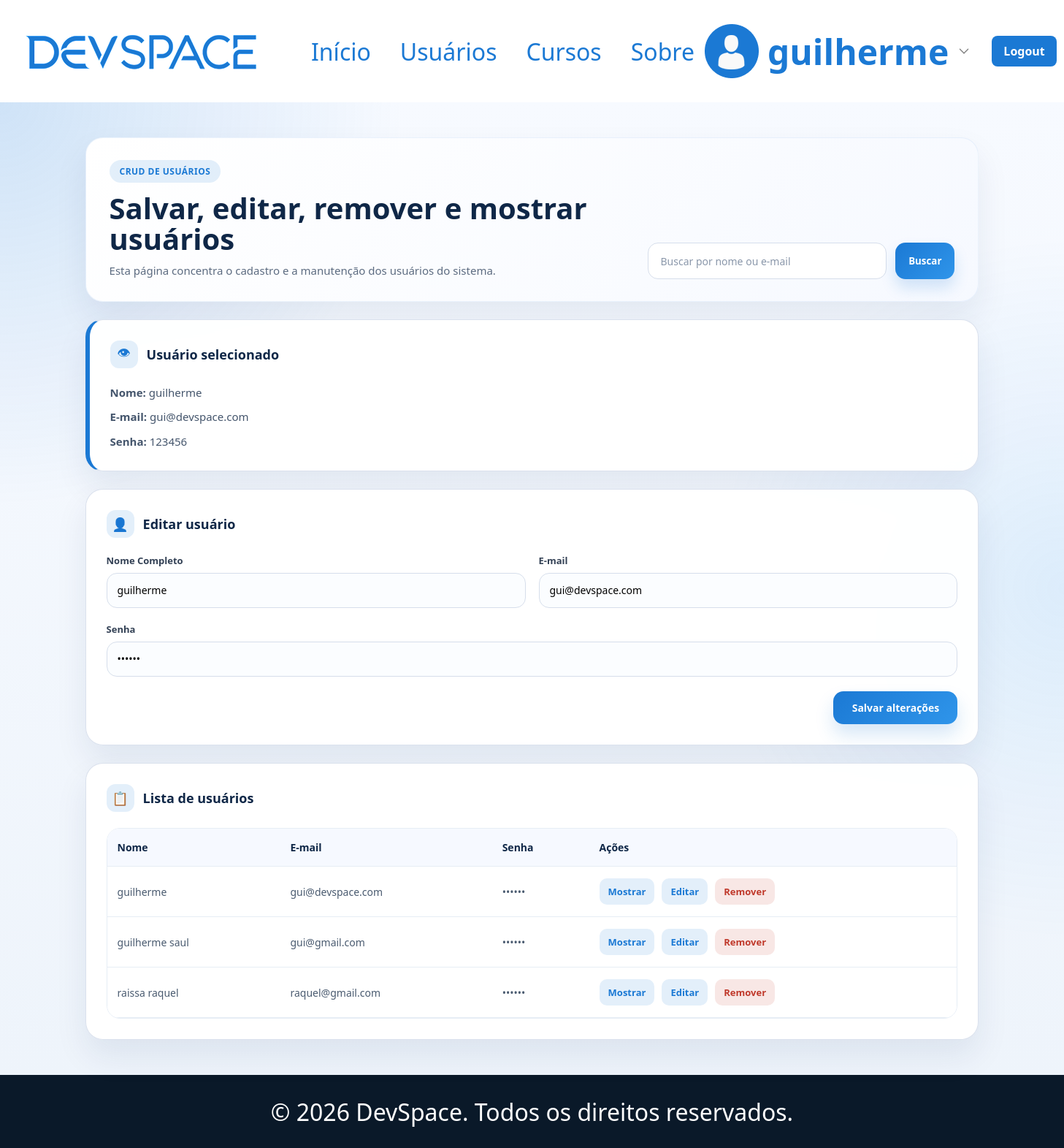
Page /user/editar/gui@devspace.com (signed in) on the committed database.
### tables this page shows
CREATE TABLE usuarios (
                id INTEGER PRIMARY KEY AUTOINCREMENT,
                nome TEXT NOT NULL,
                email TEXT NOT NULL UNIQUE,
                senha TEXT NOT NULL
            );

### app.py (the view, shortened to what this page needs)
@app.route('/user/editar/<email_usuario>', methods=['GET', 'POST'])
@login_requerido
def editar_usuario(email_usuario):
    usuario = usuario_da_query()
    email_usuario = email_usuario.strip().lower()
    registro = buscar_usuario_por_email(email_usuario)
    if not registro:
        flash('Usuário não encontrado.')
        return redirect(url_for('user_page'))
    return render_template(
        'user.html',
        usuario=usuario,
        buscar=request.args.get('buscar', '').strip(),
        ordem='nome',
        usuarios_filtrados=listar_usuarios(request.args.get('buscar', '')),
        usuario_selecionado=registro,
        email_selecionado=email_usuario,
        usuario_edicao=registro,
        erro_usuario=''
    )

### app.py (called while the page is built)
def login_requerido(f):
    @wraps(f)
    def verificar(*args, **kwargs):
        if not session.get('usuario'):
            flash('você precisa estar logado para acessar essa página.')
            return redirect(url_for('login'))
        return f(*args, **kwargs)
    return verificar

def usuario_da_query():
    usuario = session.get('usuario')
    if usuario:
        return usuario
    return {'nome': 'Visitante', 'email': ''}

### db.py (called while the page is built)
def conectar_banco():
    conexao = sqlite3.connect(CAMINHO_BANCO)
    conexao.row_factory = sqlite3.Row
    return conexao

def registro_para_usuario(registro):
    if registro is None:
        return None
    return {
        'nome': registro['nome'],
        'email': registro['email'],
        'senha': registro['senha']
    }

def buscar_usuario_por_email(email):
    with conectar_banco() as conexao:
        registro = conexao.execute(
            'SELECT nome, email, senha FROM usuarios WHERE lower(email) = lower(?)',
            (email,)
        ).fetchone()
    return registro_para_usuario(registro)

def listar_usuarios(filtro=''):
    termo = filtro.strip().lower()
    with conectar_banco() as conexao:
        if termo:
            registros = conexao.execute(
                '''
                SELECT nome, email, senha
                FROM usuarios
                WHERE lower(nome) LIKE ? OR lower(email) LIKE ?
                ORDER BY lower(nome)
                ''',
                (f'%{termo}%', f'%{termo}%')
            ).fetchall()
        else:
            registros = conexao.execute(
                'SELECT nome, email, senha FROM usuarios ORDER BY lower(nome)'
            ).fetchall()
    return [registro_para_usuario(registro) for registro in registros]

### templates/user.html (shortened to what this page needs)
{% extends "base.html" %}  {% block css %}
<link rel="stylesheet" href="{{url_for('static', filename='css/user.css')}}" />
{% endblock %} {% block content %}
<main class="user-main">
  <div class="user-container">
    <section class="user-hero">
      <div class="user-hero-copy">
        <span class="user-label">CRUD de Usuários</span>
        <h1>Salvar, editar, remover e mostrar usuários</h1>
        <p>
          Esta página concentra o cadastro e a manutenção dos usuários do
          sistema.
        </p>
      </div>
      <form
        class="user-search"
        method="get"
        action="{{ url_for('user_page') }}"
      >
        <input
          type="search"
          name="buscar"
          value="{{ buscar }}"
          placeholder="Buscar por nome ou e-mail"
        />
        <button type="submit">Buscar</button>
      </form>
    </section>
     {% if usuario_selecionado %}
    <section class="user-card user-destaque">
      <div class="card-secao-titulo">
        <span class="secao-icone">👁</span>
        <h3>Usuário selecionado</h3>
      </div>
      <div class="user-detalhe">
        <p><strong>Nome:</strong> {{ usuario_selecionado.nome }}</p>
        <p><strong>E-mail:</strong> {{ usuario_selecionado.email }}</p>
        <p><strong>Senha:</strong> {{ usuario_selecionado.senha }}</p>
      </div>
    </section>
    {% endif %}
    <div class="user-grid">
      <section class="user-card">
        <div class="card-secao-titulo">
          <span class="secao-icone">👤</span>
          <h3>
            {% if usuario_edicao %}Editar usuário{% else %}Novo usuário{% endif
            %}
          </h3>
        </div>
        <form
          class="user-form"
          method="post"
          action="{% if usuario_edicao %}{{ url_for('editar_usuario', email_usuario=usuario_edicao.email) }}{% else %}{{ url_for('salvar_usuario') }}{% endif %}"
        >
          <div class="form-grd">
            <div class="form-grp">
              <label for="nome">Nome Completo</label>
              <input
                type="text"
                id="nome"
                name="nome"
                value="{{ usuario_edicao.nome if usuario_edicao else '' }}"
              />
            </div>
            <div class="form-grp">
              <label for="email">E-mail</label>
              <input
                type="email"
                id="email"
                name="email"
                value="{{ usuario_edicao.email if usuario_edicao else '' }}"
              />
            </div>
          </div>
          <div class="form-grd form-grd-senha">
            <div class="form-grp">
              <label for="senha">Senha</label>
              <input
                type="password"
                id="senha"
                name="senha"
                value="{{ usuario_edicao.senha if usuario_edicao else '' }}"
              />
            </div>
          </div>
          <div class="salvar-btn-wrapper">
            <button class="btn-salvar" type="submit">
              {% if usuario_edicao %}Salvar alterações{% else %}Salvar usuário{%
              endif %}
            </button>
          </div>
        </form>
      </section>
      <section class="user-card">
        <div class="card-secao-titulo">
          <span class="secao-icone">📋</span>
          <h3>Lista de usuários</h3>
        </div>
        <div class="tabela-wrapper">
          <table class="tabela-usuarios">
            <thead>
              <tr>
                <th>Nome</th>
                <th>E-mail</th>
                <th>Senha</th>
                <th>Ações</th>
              </tr>
            </thead>
            <tbody>
              {% for item in usuarios_filtrados %}
              <tr>
                <td>{{ item.nome }}</td>
                <td>{{ item.email }}</td>
                <td>••••••</td>
                <td class="acoes">
                  <a
                    class="acao-link"
                    href="{{ url_for('mostrar_usuario', email_usuario=item.email) }}"
                    >Mostrar</a
                  >
                  <a
                    class="acao-link"
                    href="{{ url_for('editar_usuario', email_usuario=item.email) }}"
                    >Editar</a
                  >
                  <form
                    method="post"
                    action="{{ url_for('remover_usuario', email_usuario=item.email) }}"
                  >
                    <button class="acao-excluir" type="submit">Remover</button>
                  </form>
                </td>
              </tr>
              {% else %}
              <tr>
                <td colspan="4" class="linha-vazia">
                  Nenhum usuário encontrado.
                </td>
              </tr>
              {% endfor %}
            </tbody>
          </table>
        </div>
      </section>
    </div>
  </div>
</main>
{% endblock %}

### templates/base.html (shortened to what this page needs)
<!doctype html>
<html lang="pt-br">
  <head>
    <link
      rel="stylesheet"
      href="{{url_for('static', filename='css/styles.css')}}"
    />
    {% block css %} {% endblock %}
  </head>
  <body>
    <header>
      {% set usuario_logado = session.get('usuario') %}
      <div id="logo-navbar">
        <img
          src="{{url_for('static', filename='imgs/logo-azul.png')}}"
          alt="Logo marca azul"
        />
        <nav>
          <li>
            <a href="{{ url_for('home') }}">Início</a>
            <a href="{{ url_for('user_page') }}">Usuários</a>
            <a href="{{ url_for('home') }}#cursos">Cursos</a>
            <a href="{{ url_for('home') }}#sobre">Sobre</a>
          </li>
        </nav>
      </div>
      <div id="user">
        <a class="user-link" href="{{ url_for('user_page') }}">
          <img
            src="{{url_for('static', filename='imgs/user.png')}}"
            alt="Imagem do user"
          />
          <h2>{{ usuario_logado.nome if usuario_logado else 'User' }}</h2>
          <img
            src="{{url_for('static', filename='imgs/seta-baixo.png')}}"
            alt="Seta para baixo"
            class="user-arrow"
          />
        </a>
        {% if usuario_logado %}
        <a class="btn-logout" href="{{ url_for('logout') }}">Logout</a>
        {% endif %}
      </div>
    </header>
    {% block content %} {% endblock %}
    <footer>
      <p>&copy; 2026 DevSpace. Todos os direitos reservados.</p>
    </footer>
  </body>
</html>

### static/css/styles.css (style rules this page uses)
* { margin: 0; padding: 0; box-sizing: border-box; font-family: "Segoe UI", Tahoma, Geneva, Verdana, sans-serif; }
main { display: flex; height: 100vh; }
section { width: 50%; }
footer { display: flex; justify-content: center; align-items: center; width: 100%; height: 100px; background-color: #0a1929; color: white; font-size: 32px; }

### rows in the picture
usuarios: nome "guilherme", email "gui@devspace.com", senha "123456"
usuarios: nome "guilherme saul", email "gui@gmail.com"
usuarios: nome "raissa raquel", email "raquel@gmail.com"
